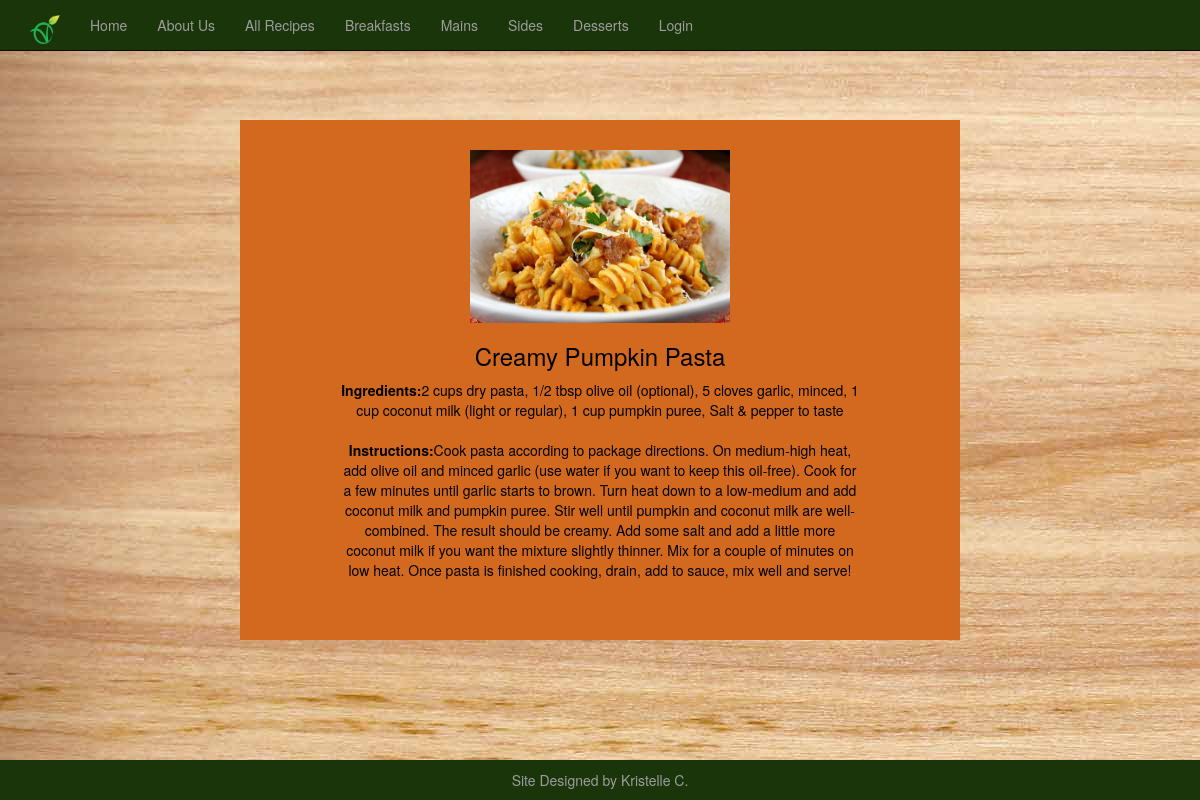
The app's page /mains/pumpkinpasta with its own data.
### tables this page shows
CREATE TABLE veganfood(title text NOT NULL, ingredients text NOT NULL, instructions text NOT NULL);

### index.py (the view)
@app.route('/')
@app.route('/mains')
@app.route('/mains/pumpkinpasta')
def pumpkinpasta():
 g.db = connect_db()
 cur = g.db.execute("select * from veganfood where title='Creamy Pumpkin Pasta'")
 veganfood = [dict(title=row[0], ingredients=row[1], instructions=row[2]) for row in cur.fetchall()]
 g.db.close()
 return render_template('pumpkinpasta.html', veganfood=veganfood), 200

### index.py (called while the page is built)
def connect_db():
 return sqlite3.connect(app.database)

### templates/pumpkinpasta.html (shortened to what this page needs)
{% extends "base.html" %}
{%block content%}
<div class="row">
  <div class="column" style="background-color:chocolate; color:black;">
	<img src="{{ url_for('static', filename='img/pumpkinpasta.jpg') }}" />
    <p> {% for veganfood in veganfood %}
			<h3>{{ veganfood.title }} <br></h3>
			 <strong>Ingredients:</strong>{{ veganfood.ingredients }}<br><br>
			 <strong>Instructions:</strong>{{ veganfood.instructions }}<br>
	    {% endfor %}</p>
  </div>
</div>
<footer>Site Designed by Kristelle C.</footer>
 {% endblock %}

### templates/base.html (style rules this page uses)
.row { margin-right: -15px; margin-left: -15px; margin: 10% 20%; }
.column { width: 100%; padding: 30px 100px 50px; text-align: center; }
.column img { width: 50%; height: auto; }
* { box-sizing: border-box; }

### templates/pumpkinpasta.html (style rules this page uses)
footer { clear: both; text-align: center; font-size:14px; position:fixed; right: 0; left: 0; padding: 1rem; background-color:#193509; margin-top:20px; bottom:0; color:#9d9d9d; width:100%; }

### records on screen
veganfood: title "Creamy Pumpkin Pasta", ingredients "2 cups dry pasta, 1/2 tbsp olive oil (optional), 5 cloves garlic, minced, 1 cup coconut milk (light or regular), 1 cup pumpkin puree, Salt & pepper to taste", instructions "Cook pasta according to package directions. On medium-high heat, add olive oil and minced garlic (use water if you want to keep this oil-free). Cook for a few minutes until garlic starts to brown. Turn heat down to a low-medium and add coconut milk and pumpkin puree. Stir well until pumpkin and coconut milk are well-combined. The result should be creamy. Add some salt and add a little more coconut milk if you want the mixture slightly thinner. Mix for a couple of minutes on low heat. Once pasta is finished cooking, drain, add to sauce, mix well and serve!"
